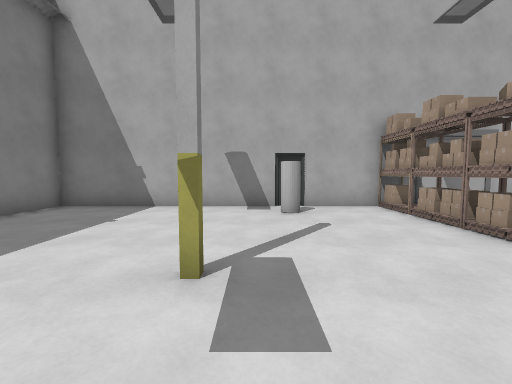
[1] (above)

16 first-person views from a walk through a Godot game level. The camera is 1.3 m above the floor, tilts 4° down and sees 90° across. The floor is counted in squares, 1.2 m on a side. Each view is taken from the middle of a square. On the plan, view 1 faces up. The plan holds only what a view shows up to about 11 squares ahead; the rest is blank. Characters and animated objects are not drawn. Surface patterns are stand-ins for the level's own textures.

[2]
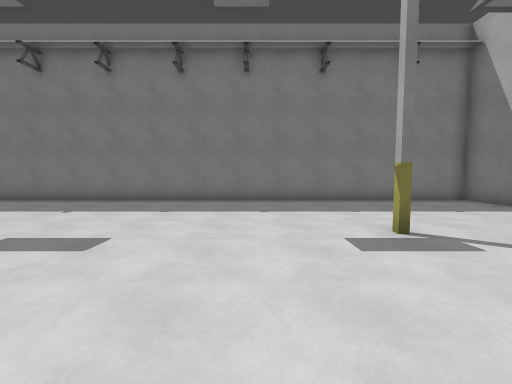

[3]
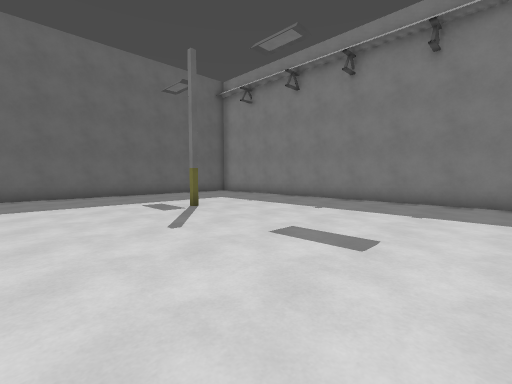

[4]
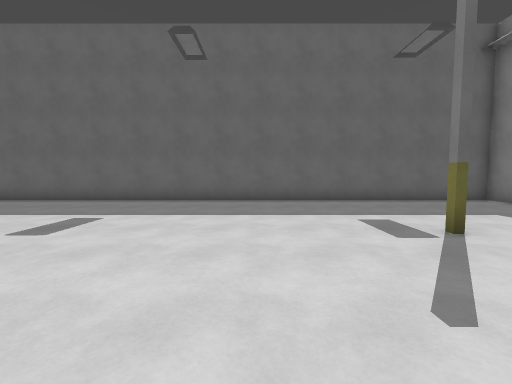

[5]
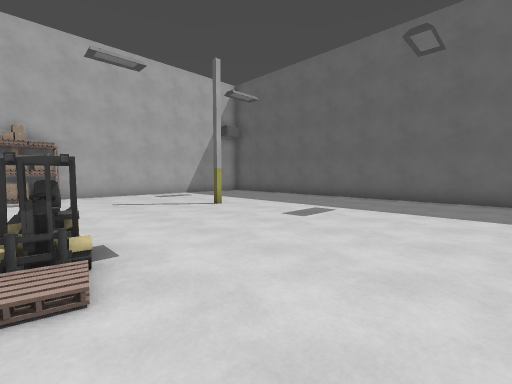

[6]
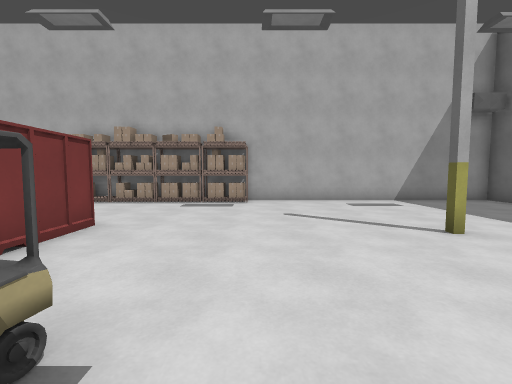

[7]
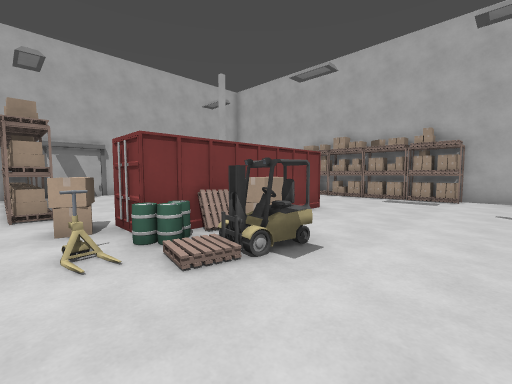

[8]
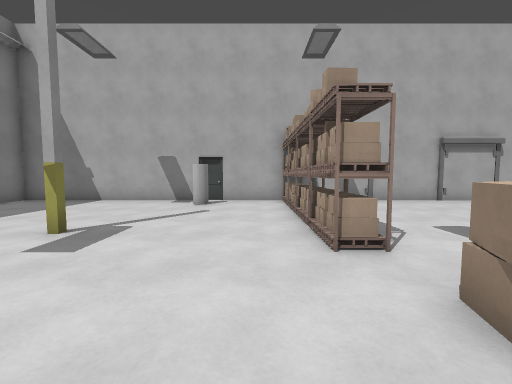

[9]
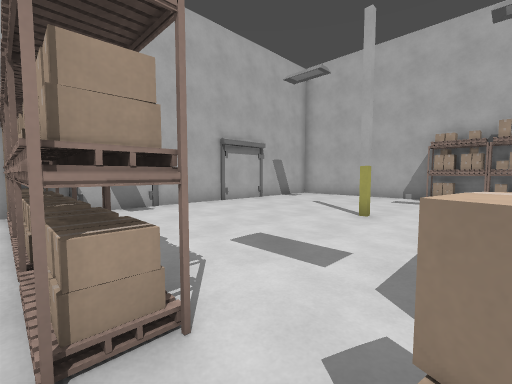

[10]
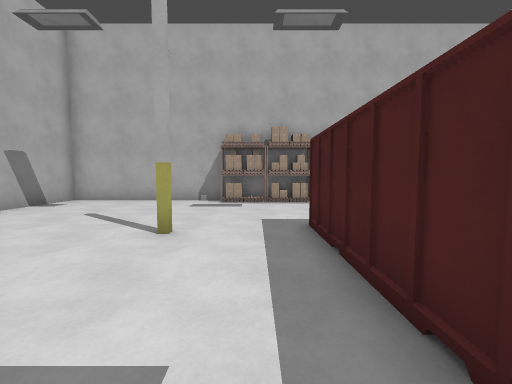

[11]
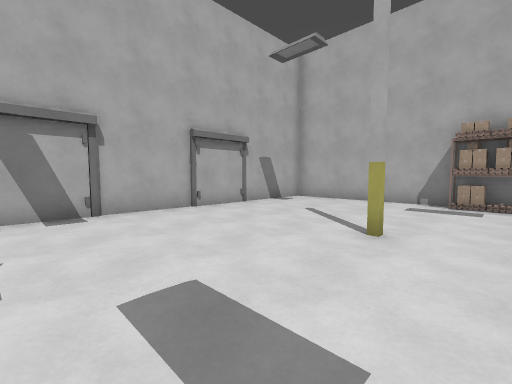

[12]
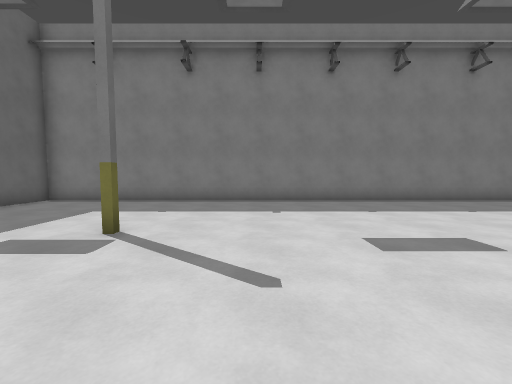

[13]
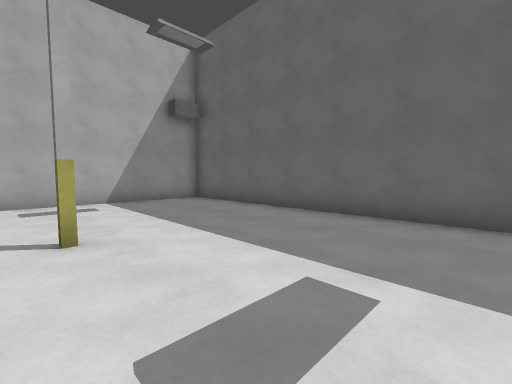

[14]
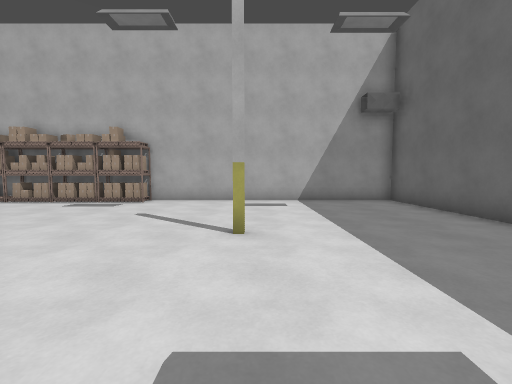

[15]
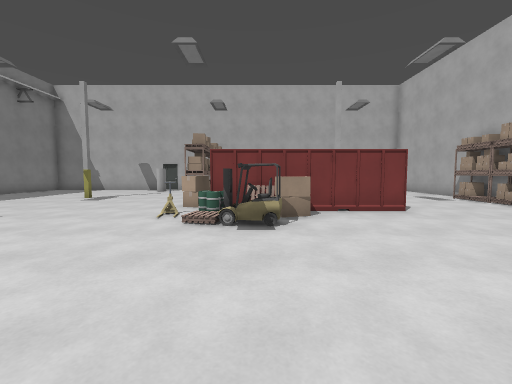

[16]
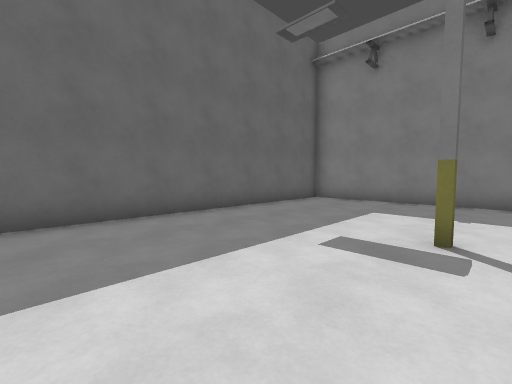

### Floor plan
Points are (right, up) in squares from view 1. A wall is a line through its corners. A room is listed if a view was taken in it or the views show most of it. See-through windows are left out.
Room 1 (views 1, 2, 3, 4, 5, 6, 7, 8, 9, 10, 11, 12, 13, 14, 15, 16)
walls: (6.6, -3.7) (6.8, -2.9); (6.8, -3.7) (6.9, -3); (5.1, -0.8) (4.6, -0.6); (4.5, -0.6) (4.9, 0.3); (7.6, -3.2) (7.5, -3.7) (7, -3.7) (7.2, -3); (7.6, -2.7) (7.5, -1.9); (7.5, -3.8) (7, -3.7); (7, -0.2) (11.4, -0.2); (8.5, -2.5) (7.6, -2.6); (4.8, 1.4) (4.8, 2.4) (4, 2.4); (4.5, 1.5) (4.5, 2.3); (5, 1.6) (4.2, 1.6) (4.2, 8.5); (4.9, 1.9) (4.1, 1.9); (4.9, 2.6) (4, 2.6); (11.4, -1.5) (5.7, -1.5) (5.7, -0.1); (16.5, -3.8) (15.7, -3.8); (16.6, -4.6) (15.8, -4.6) (15.8, 2.4); (-6.6, -14.6) (16.6, -14.6) (16.6, 8.6) (-6.6, 8.6) (-6.6, -14.6)
low walls: (4.9, -2.1) (4.4, -2.2); (5.9, -2.5) (5.4, -2.1); (6.3, -2.1) (5.8, -2.5); (6.3, -1.9) (5.9, -2.5) (5.5, -2); (5.1, -0.7) (4.6, -0.6) (4.8, 0.2); (8.4, -2.4) (7.6, -2.7)
ways out: closed door at (1, 9); gap at (7, -3)

Where each view was taken, in squares from view 1:
view 1: 0 up, 0 right, facing up
view 2: 0 up, 4 right, facing left
view 3: 1 down, 4 right, facing down-left
view 4: 4 down, 3 right, facing down
view 5: 3 down, 3 right, facing down-right
view 6: 5 down, 6 right, facing right
view 7: 6 down, 4 right, facing up-right
view 8: 2 down, 3 right, facing up
view 9: 0 up, 4 right, facing up-right
view 10: 1 up, 6 right, facing right
view 11: 1 up, 6 right, facing up-right
view 12: 6 down, 4 right, facing left
view 13: 8 down, 6 right, facing down-right
view 14: 9 down, 6 right, facing right
view 15: 9 down, 7 right, facing up
view 16: 8 down, 4 right, facing down-left
